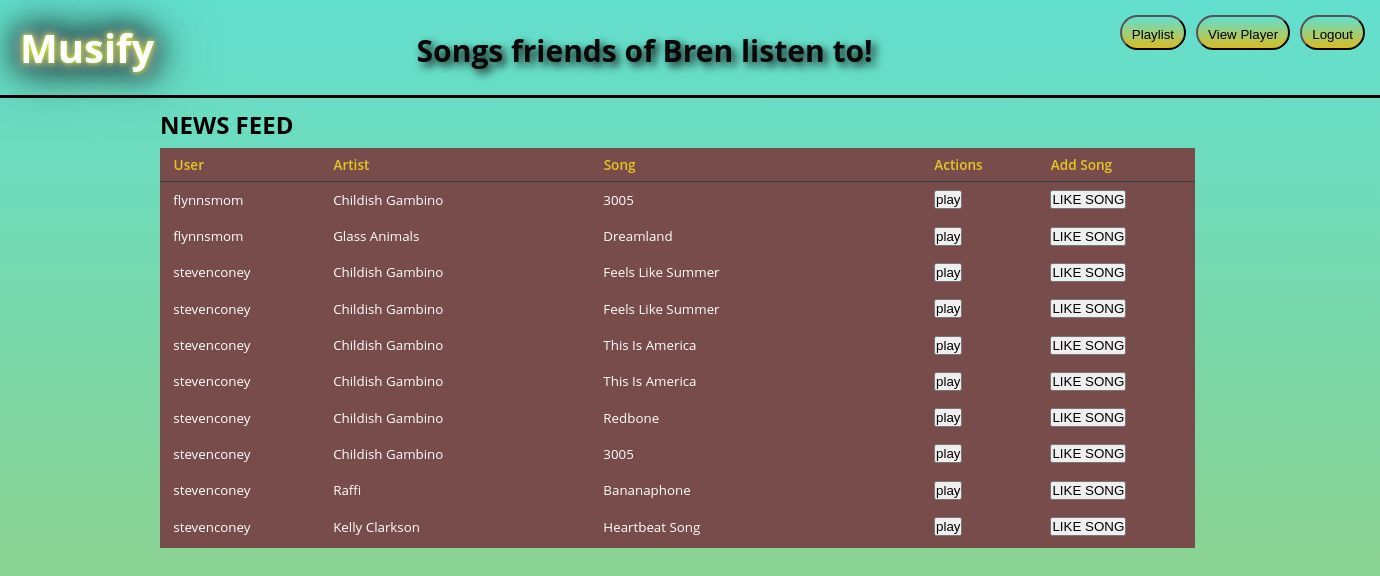
Screenshot of /newsfeed (signed in) with the database file from the repository.
### project_app/models.py (models this page shows)
class User(models.Model):
    first_name = models.CharField(max_length=200)
    last_name = models.CharField(max_length=200)
    username = models.CharField(max_length=50, default=True)
    email = models.CharField(max_length=200)
    password = models.CharField(max_length=20)
    created_at = models.DateTimeField(auto_now_add=True)
    updated_at = models.DateTimeField(auto_now=True)
    objects = UserManager()

class Liked_Song(models.Model):
    songId = models.CharField(max_length=200, default=True)
    artist = models.CharField(max_length=200)
    song = models.CharField(max_length=200)
    album = models.CharField(max_length=200)
    duration = models.IntegerField()
    user = models.ForeignKey(
        User, related_name="liked_songs", on_delete=models.CASCADE)
    created_at = models.DateTimeField(auto_now_add=True)
    updated_at = models.DateTimeField(auto_now=True)

### project_app/views.py (the view)
# urls.py: path('newsfeed', views.newsfeed),
def newsfeed(request):
    user_id = request.session.get('userID')
    if 'userID' not in request.session:
        return redirect('/')
    else:
        context = {
            'this_user': User.objects.get(id=user_id),
            'all_songs': Song.objects.all(),
            'songInfo':searchResults,
            'liked_songs': Liked_Song.objects.all().order_by("-created_at"),
        }
    return render(request, 'newsfeed.html', context)

### project_app/templates/newsfeed.html (shortened to what this page needs)
<!DOCTYPE html>
<html lang="en">
<head>
    {% load static %}
    <link rel="stylesheet" href="{% static 'css/newsfeed.css' %}" />
</head>
<body>
    <header>
        <div class="header">
            <h1>Musify</h1>
            <h3>Songs friends of {{this_user.first_name}} listen to!</h3>
            <div class="main_links">
              <button><a href="/playlist">Playlist</a></button>
              <button><a href="/musicPlayer">View Player</a></button>
              <form action="/logout">
                <button type="submit">Logout</button>
              </form>
        </div>
    </header>
    <div class="sub_header">
      <h2>NEWS FEED</h2>
    </div>
    <div class="main">
      <table id="table" class="table">
        <thead>
          <tr>
            <th scope="col">User</th>
            <th scope="col">Artist</th>
            <th scope="col">Song</th>
            <th scope="col">Actions</th>
            <th scope="col">Add Song</th>
          </tr>
        </thead>
        <tbody>
          {% for song in liked_songs %}
          <tr>
            <td>{{song.user.username}}</td>
            <td>{{song.artist}}
            <td>{{song.song}}</td>
            <td>
              <form class="playlist" action="/playSong" method="POST">
                <button class="playButton" type="submit" name="button" value="{{song.songId}}">play</button>
              </form>
            </td>
            {% if this_user.id is not song.user.id %}
            <td>
              <form action="/likeButton" method="POST">
                <button type="submit" name="like-btn" value="{{song.songId}}">LIKE SONG</button>
              </form>
            </td>
          {% endif %}
          </tr>
        </tbody>
          {% endfor %}
      </table>
    </div>
</body>
</html>

### project_app/static/css/newsfeed.css (style rules this page uses)
* { margin: 0px; padding: 0px; }
html { height: 100%; }
body { background: linear-gradient(rgb(98, 223, 206), rgb(216, 189, 35)); font-family: "Open Sans", sans-serif; height: 100%; background-repeat: no-repeat; }
.header { display: flex; justify-content: space-between; border-bottom: 3px solid black; padding: 10px; }
.header h3 { margin-top: 10px; margin-left: 10px; padding: 10px; color: rgb(8, 8, 8); text-shadow: 4px 4px 8px #0e0d0d; font-size: 30px; }
.header h1 { padding: 10px; color: #FFFFFF; text-shadow: 0 0 5px rgb(217, 255, 0), 0 0 10px rgb(131, 131, 131), 0 0 15px #FFF, 0 0 20px #0f0f0f, 0 0 30px #303030, 0 0 40px #000000, 0 0 55px #000000, 0 0 75px #000000; color: #ffffff; font-size: 40px; }
.header .main_links { display: flex; justify-content: space-around; }
.header .main_links button { padding: 10px; margin: 5px; border-radius: 20px; height: 35px; background: linear-gradient(rgb(98, 223, 206), rgb(216, 189, 35)); }
.header .main_links button a { text-decoration: none; color: black; }
.sub_header { height: 30px; width: 100%; padding: 10px; margin-left: 150px; }
.main { overflow-y: auto; height: 400px; width: 75%; margin-left: 160px; background: #794c4c; }
table { width: 100%; background: #794c4c; border-radius: 0.25em; border-collapse: collapse; }
th { border-bottom: 1px solid #364043; color: #e4c723; font-size: 0.85em; font-weight: 600; padding: 0.5em 1em; text-align: left; }
td { color: #fff; font-weight: 400; padding: 0.65em 1em; font-size: smaller; }
tbody tr { transition: background 0.25s ease; }

### rows the page displays
User: first_name "Bren"
Liked_Song: user.username "flynnsmom", artist "Childish Gambino", song "3005"
Liked_Song: user.username "flynnsmom", artist "Glass Animals", song "Dreamland"
Liked_Song: user.username "stevenconey", artist "Childish Gambino", song "Feels Like Summer"
Liked_Song: user.username "stevenconey", artist "Childish Gambino", song "Feels Like Summer"
Liked_Song: user.username "stevenconey", artist "Childish Gambino", song "This Is America"
Liked_Song: user.username "stevenconey", artist "Childish Gambino", song "This Is America"
Liked_Song: user.username "stevenconey", artist "Childish Gambino", song "Redbone"
Liked_Song: user.username "stevenconey", artist "Childish Gambino", song "3005"
Liked_Song: user.username "stevenconey", artist "Raffi", song "Bananaphone"
Liked_Song: user.username "stevenconey", artist "Kelly Clarkson", song "Heartbeat Song"
